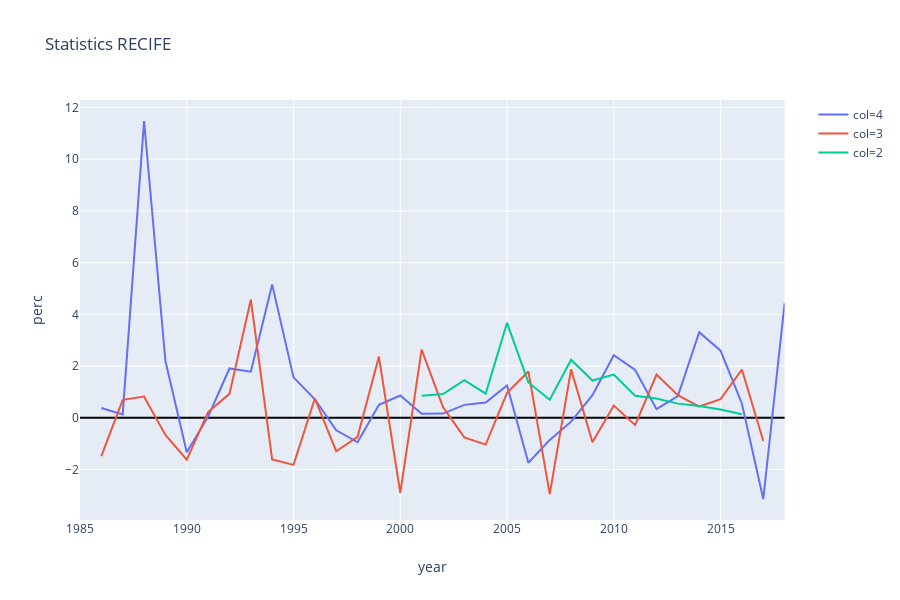

Write notebook code for a chart like this one.
### Code cell
fig = px.line(df, x="year", y="perc", color='col', title='Statistics ' + Municipio)
fig.update_yaxes(showgrid=True, zeroline=True, zerolinewidth=2, zerolinecolor='Black')

fig.show()

### Figure 1 — Plotly figure (JSON) as saved in the notebook; plotly's stock layout.template omitted (floating-point values rounded to 4 significant figures)
{"data": [{"hoverlabel": {"namelength": 0}, "hovertemplate": "col=4<br>year=%{x}<br>perc=%{y}", "legendgroup": "col=4", "line": {"color": "#636efa", "dash": "solid"}, "mode": "lines", "name": "col=4", "showlegend": true, "type": "scatter", "x": [1985, 1986, 1987, 1988, 1989, 1990, 1991, 1992, 1993, 1994, 1995, 1996, 1997, 1998, 1999, 2000, 2001, 2002, 2003, 2004, 2005, 2006, 2007, 2008, 2009, 2010, 2011, 2012, 2013, 2014, 2015, 2016, 2017, 2018], "xaxis": "x", "y": [null, 0.3788, 0.1311, 11.48, 2.196, -1.331, 0.04238, 1.906, 1.783, 5.149, 1.562, 0.7137, -0.4859, -0.9478, 0.4986, 0.8607, 0.1549, 0.1603, 0.4976, 0.5917, 1.251, -1.741, -0.8581, -0.1519, 0.8725, 2.419, 1.849, 0.3303, 0.8365, 3.305, 2.592, 0.5437, -3.142, 4.427], "yaxis": "y"}, {"hoverlabel": {"namelength": 0}, "hovertemplate": "col=3<br>year=%{x}<br>perc=%{y}", "legendgroup": "col=3", "line": {"color": "#EF553B", "dash": "solid"}, "mode": "lines", "name": "col=3", "showlegend": true, "type": "scatter", "x": [1985, 1986, 1987, 1988, 1989, 1990, 1991, 1992, 1993, 1994, 1995, 1996, 1997, 1998, 1999, 2000, 2001, 2002, 2003, 2004, 2005, 2006, 2007, 2008, 2009, 2010, 2011, 2012, 2013, 2014, 2015, 2016, 2017], "xaxis": "x", "y": [null, -1.483, 0.6911, 0.8201, -0.6658, -1.625, 0.2203, 0.9239, 4.565, -1.617, -1.823, 0.7427, -1.296, -0.74, 2.365, -2.905, 2.634, 0.4131, -0.758, -1.039, 0.9636, 1.79, -2.955, 1.87, -0.9486, 0.4702, -0.2867, 1.67, 0.871, 0.4335, 0.7178, 1.865, -0.8979], "yaxis": "y"}, {"hoverlabel": {"namelength": 0}, "hovertemplate": "col=2<br>year=%{x}<br>perc=%{y}", "legendgroup": "col=2", "line": {"color": "#00cc96", "dash": "solid"}, "mode": "lines", "name": "col=2", "showlegend": true, "type": "scatter", "x": [2000, 2001, 2002, 2003, 2004, 2005, 2006, 2007, 2008, 2009, 2010, 2011, 2012, 2013, 2014, 2015, 2016], "xaxis": "x", "y": [null, 0.8545, 0.9137, 1.457, 0.9324, 3.671, 1.366, 0.6989, 2.243, 1.44, 1.668, 0.8533, 0.7467, 0.5461, 0.4532, 0.3164, 0.1362], "yaxis": "y"}], "layout": {"height": 600, "legend": {"tracegroupgap": 0}, "title": {"text": "Statistics RECIFE"}, "xaxis": {"anchor": "y", "domain": [0, 0.98], "title": {"text": "year"}}, "yaxis": {"anchor": "x", "domain": [0, 1], "showgrid": true, "title": {"text": "perc"}, "zeroline": true, "zerolinecolor": "Black", "zerolinewidth": 2}}}
